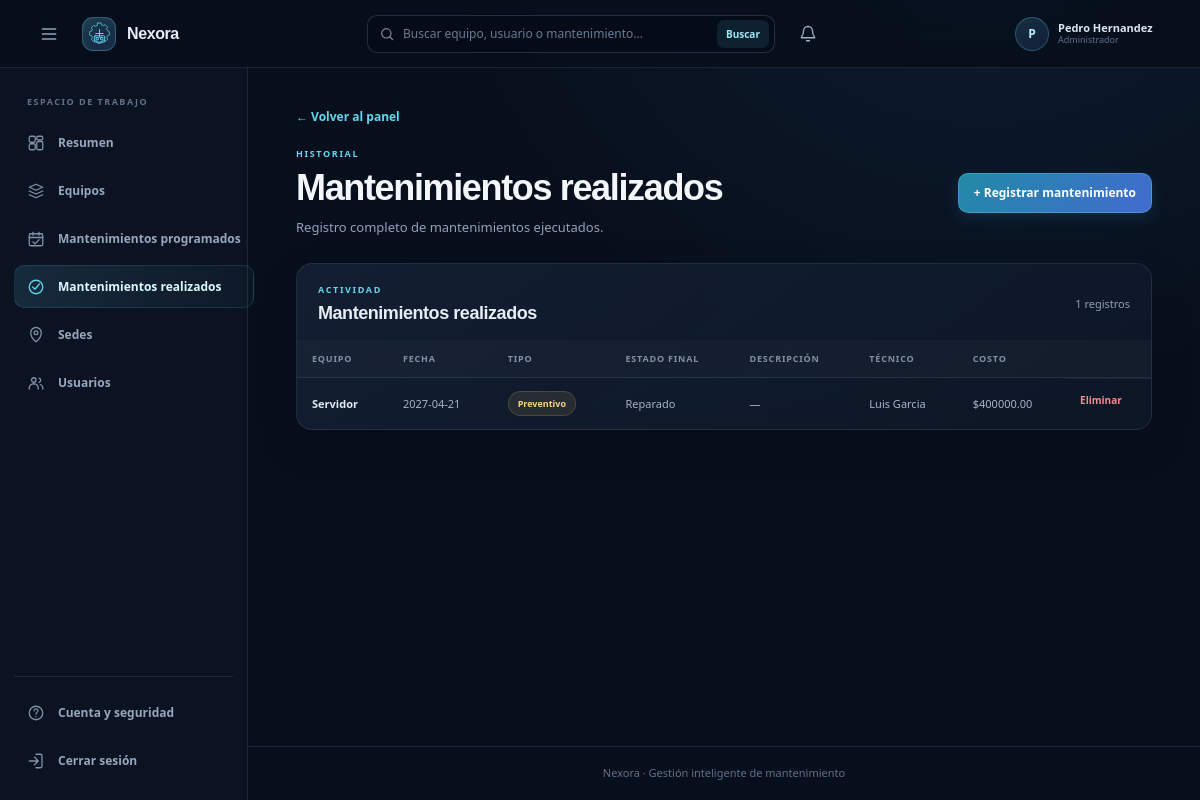
Screenshot of /maintenances/completed (signed in) with the database file from the repository.
### tables this page shows
CREATE TABLE usuarios(
                id INTEGER PRIMARY KEY AUTOINCREMENT,
                username TEXT NOT NULL UNIQUE COLLATE NOCASE,
                password_hash TEXT NOT NULL,
                role TEXT NOT NULL CHECK(role IN ('admin', 'user')),
                is_active INTEGER NOT NULL DEFAULT 1 CHECK(is_active IN (0, 1)),
                session_version INTEGER NOT NULL DEFAULT 0
            , display_name TEXT NOT NULL DEFAULT '', sede_id INTEGER REFERENCES sedes(id));

CREATE TABLE mantenimientos(
                id INTEGER PRIMARY KEY AUTOINCREMENT,
                equipo_id INTEGER,
                fecha TEXT,
                tipo TEXT,
                descripcion TEXT,
                tecnico TEXT,
                costo REAL,
                proximo_mantenimiento TEXT, estado_final TEXT,
                FOREIGN KEY(equipo_id) REFERENCES equipos(id)
            );

CREATE TABLE equipos(
                id INTEGER PRIMARY KEY AUTOINCREMENT,
                nombre TEXT NOT NULL,
                marca TEXT,
                modelo TEXT,
                serial TEXT UNIQUE,
                usuario TEXT,
                area TEXT,
                fecha_registro TEXT,
                estado TEXT
            , sede_id INTEGER);

### web.py (the view)
    @app.get("/maintenances/completed")
    @login_required
    def completed_maintenances():
        completed = mantenimiento.list_completed_maintenances(
            app.config["DATABASE_PATH"]
        )
        return render_template("completed_maintenances.html", maintenance=completed)

### mantenimiento.py (called while the page is built)
def _connect(database_path=None):
    path = Path(database_path) if database_path else get_database_path()
    path.parent.mkdir(parents=True, exist_ok=True)
    connection = sqlite3.connect(path)
    connection.row_factory = sqlite3.Row
    connection.execute("PRAGMA foreign_keys = ON")
    return connection

@contextmanager
def _database(database_path=None):
    connection = _connect(database_path)
    try:
        with connection:
            yield connection
    finally:
        connection.close()

def list_completed_maintenances(database_path=None):
    initialize_database(database_path)
    with _database(database_path) as connection:
        return connection.execute(
            """
            SELECT mantenimientos.*, equipos.nombre AS equipo
            FROM mantenimientos
            INNER JOIN equipos ON equipos.id = mantenimientos.equipo_id
            WHERE mantenimientos.proximo_mantenimiento IS NULL
               OR mantenimientos.proximo_mantenimiento = ''
            ORDER BY mantenimientos.fecha DESC, mantenimientos.id DESC
            """
        ).fetchall()

### web.py (called while the page is built)
@contextmanager
def _user_database(database_path):
    connection = sqlite3.connect(database_path)
    connection.row_factory = sqlite3.Row
    connection.execute("PRAGMA foreign_keys = ON")
    try:
        with connection:
            yield connection
    finally:
        connection.close()

### templates/completed_maintenances.html (shortened to what this page needs)
{% extends "base.html" %}
{% block content %}
<a class="back-link" href="{{ url_for('dashboard') }}">← Volver al panel</a>
<section class="page-heading">
  <div><div class="eyebrow">HISTORIAL</div><h1>Mantenimientos realizados</h1><p class="muted">Registro completo de mantenimientos ejecutados.</p></div>
  <a class="button button-primary" href="{{ url_for('new_maintenance', source='completed') }}">+ Registrar mantenimiento</a>
</section>
<section class="panel">
  <div class="section-heading"><div><div class="eyebrow">ACTIVIDAD</div><h2>Mantenimientos realizados</h2></div><span class="count">{{ maintenance|length }} registros</span></div>
  {% if maintenance %}
  <div class="table-scroll">
    <table>
      <thead><tr><th>Equipo</th><th>Fecha</th><th>Tipo</th><th>Estado final</th><th>Descripción</th><th>Técnico</th><th>Costo</th><th></th></tr></thead>
      <tbody>
        {% for item in maintenance %}
        <tr>
          <td class="strong">{{ item.equipo }}</td><td>{{ item.fecha }}</td><td><span class="badge {% if item.tipo|lower == 'preventivo' %}badge-yellow{% else %}badge-orange{% endif %}">{{ item.tipo }}</span></td><td>{{ item.estado_final or "—" }}</td><td>{{ item.descripcion or "—" }}</td><td>{{ item.tecnico or "—" }}</td><td>${{ "%.2f"|format(item.costo or 0) }}</td>
          <td class="row-actions">
            <form method="post" action="{{ url_for('remove_maintenance', maintenance_id=item.id) }}" data-confirm-delete>
              <button class="text-button" type="submit">Eliminar</button>
            </form>
          </td>
        </tr>
        {% endfor %}
      </tbody>
    </table>
  </div>
  {% else %}
  <p class="empty-inline">No hay mantenimientos realizados registrados.</p>
  {% endif %}
</section>
{% endblock %}

### templates/base.html (shortened to what this page needs)
<!doctype html>
<html lang="es">
<head>
  <link rel="stylesheet" href="{{ url_for('static', filename='theme.css') }}">
</head>
<body class="{% if current_user %}has-sidebar{% endif %}">
  <header class="topbar">
    {% if current_user %}
      <button class="sidebar-toggle" type="button" aria-controls="app-sidebar" aria-expanded="true" aria-label="Contraer menú" data-sidebar-toggle>
        <svg viewBox="0 0 24 24" aria-hidden="true"><path d="M4 6h16M4 12h16M4 18h16"/></svg>
      </button>
    {% endif %}
    <a class="brand" href="{{ url_for('dashboard') if current_user else url_for('login') }}">
      <span class="brand-mark" aria-hidden="true">
      </span>
      <span>Nexora</span>
    </a>
    {% if current_user %}
      <form class="topbar-search" method="get" action="{{ url_for('search') }}" role="search">
        <svg viewBox="0 0 24 24" aria-hidden="true"><circle cx="11" cy="11" r="7"/><path d="m16.5 16.5 4 4"/></svg>
        <input type="search" name="q" value="{{ query if query is defined else '' }}" placeholder="Buscar equipo, usuario o mantenimiento..." aria-label="Buscar equipo, usuario o mantenimiento">
        <button type="submit">Buscar</button>
      </form>
      <div class="notification-menu">
        <button class="notification-button" type="button" aria-label="{{ notifications|length }} notificaciones" aria-expanded="false" data-notification-toggle>
          <svg viewBox="0 0 24 24" aria-hidden="true"><path d="M18 8a6 6 0 0 0-12 0c0 7-3 7-3 9h18c0-2-3-2-3-9Z"/><path d="M10 21h4"/></svg>
        </button>
      </div>
      <span class="topbar-user">
        <span class="profile-avatar" aria-hidden="true">{{ (current_user['display_name'] or current_user['username'])[0]|upper }}</span>
        <span class="profile-copy">
          <strong>{{ current_user['display_name'] or current_user['username'] }}</strong>
          <small>{% if current_user['role'] == 'admin' %}Administrador{% else %}Usuario{% endif %}</small>
        </span>
      </span>
    {% endif %}
  </header>
  {% if current_user %}
    <aside class="sidebar" id="app-sidebar" aria-label="Navegación principal">
      <div class="sidebar-caption">ESPACIO DE TRABAJO</div>
      <nav class="sidebar-nav">
        <a class="sidebar-link {% if request.endpoint == 'dashboard' %}is-active{% endif %}" href="{{ url_for('dashboard') }}">
          <svg viewBox="0 0 24 24" aria-hidden="true"><rect x="3" y="3" width="8" height="8" rx="2"/><rect x="13" y="3" width="8" height="5" rx="2"/><rect x="13" y="10" width="8" height="11" rx="2"/><rect x="3" y="13" width="8" height="8" rx="2"/></svg><span>Resumen</span>
        </a>
        <a class="sidebar-link {% if request.endpoint == 'equipment_list' %}is-active{% endif %}" href="{{ url_for('equipment_list') }}">
          <svg viewBox="0 0 24 24" aria-hidden="true"><path d="m3 7 9-4 9 4-9 4-9-4Z"/><path d="M3 12l9 4 9-4M3 17l9 4 9-4"/></svg><span>Equipos</span>
        </a>
        <a class="sidebar-link {% if request.endpoint == 'scheduled_maintenances' %}is-active{% endif %}" href="{{ url_for('scheduled_maintenances') }}">
          <svg viewBox="0 0 24 24" aria-hidden="true"><rect x="3" y="5" width="18" height="16" rx="2"/><path d="M8 3v4M16 3v4M3 10h18"/><path d="m8 16 2.5 2.5L16 13"/></svg><span>Mantenimientos programados</span>
        </a>
        <a class="sidebar-link {% if request.endpoint == 'completed_maintenances' %}is-active{% endif %}" href="{{ url_for('completed_maintenances') }}">
          <svg viewBox="0 0 24 24" aria-hidden="true"><circle cx="12" cy="12" r="9"/><path d="m7.5 12 3 3 6-7"/></svg><span>Mantenimientos realizados</span>
        </a>
        {% if current_user['role'] == 'admin' %}
          <a class="sidebar-link {% if request.endpoint == 'locations' %}is-active{% endif %}" href="{{ url_for('locations') }}">
            <svg viewBox="0 0 24 24" aria-hidden="true"><path d="M12 21s7-5.2 7-12a7 7 0 1 0-14 0c0 6.8 7 12 7 12Z"/><circle cx="12" cy="9" r="2.5"/></svg><span>Sedes</span>
          </a>
        {% endif %}
        {% if current_user['role'] == 'admin' %}
          <a class="sidebar-link {% if request.endpoint == 'users' %}is-active{% endif %}" href="{{ url_for('users') }}">
            <svg viewBox="0 0 24 24" aria-hidden="true"><circle cx="9" cy="8" r="3"/><path d="M3 20v-1a6 6 0 0 1 12 0v1M16 5.5a3 3 0 0 1 0 5.8M18 14a5 5 0 0 1 3 4.5V20"/></svg><span>Usuarios</span>
          </a>
        {% endif %}
      </nav>
      <div class="sidebar-bottom">
        <a class="sidebar-link {% if request.endpoint == 'change_own_password' %}is-active{% endif %}" href="{{ url_for('change_own_password') }}">
          <svg viewBox="0 0 24 24" aria-hidden="true"><circle cx="12" cy="12" r="9"/><path d="M9.5 9a2.5 2.5 0 1 1 4.2 1.8c-1.1 1-1.7 1.3-1.7 2.7M12 17h.01"/></svg><span>Cuenta y seguridad</span>
        </a>
        <form method="post" action="{{ url_for('logout') }}">
          <button class="sidebar-link sidebar-logout" type="submit">
            <svg viewBox="0 0 24 24" aria-hidden="true"><path d="M10 17l5-5-5-5M15 12H3"/><path d="M12 3h6a2 2 0 0 1 2 2v14a2 2 0 0 1-2 2h-6"/></svg><span>Cerrar sesión</span>
          </button>
        </form>
      </div>
    </aside>
  {% endif %}
  <main class="page">
    {% block content %}{% endblock %}
  </main>
  <footer class="footer">Nexora · Gestión inteligente de mantenimiento</footer>
</body>
</html>

### rows the page displays
usuarios: display_name "P", display_name "Pedro Hernandez"
mantenimientos: equipo "Servidor", fecha "2027-04-21", tipo "Preventivo", estado_final "Reparado", descripcion "—", tecnico "Luis Garcia", costo "400000.00"

### other values shown
{{ maintenance|length }} "1"
